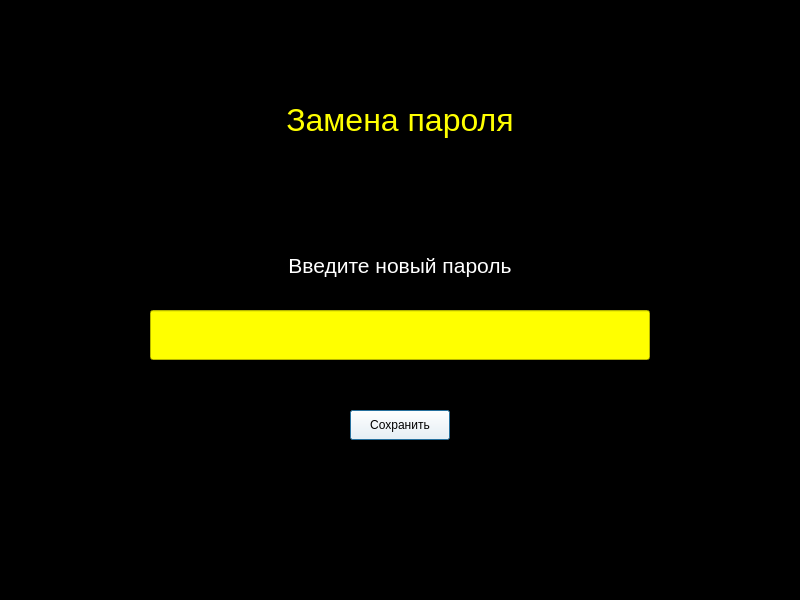
<?xml version="1.0" encoding="UTF-8"?>
<ui version="4.0">
 <class>Change_Pass</class>
 <widget class="QDialog" name="Change_Pass">
  <property name="geometry">
   <rect>
    <x>0</x>
    <y>0</y>
    <width>800</width>
    <height>600</height>
   </rect>
  </property>
  <property name="palette">
   <palette>
    <active>
     <colorrole role="WindowText">
      <brush brushstyle="SolidPattern">
       <color alpha="255">
        <red>255</red>
        <green>255</green>
        <blue>255</blue>
       </color>
      </brush>
     </colorrole>
     <colorrole role="Button">
      <brush brushstyle="SolidPattern">
       <color alpha="255">
        <red>0</red>
        <green>0</green>
        <blue>0</blue>
       </color>
      </brush>
     </colorrole>
     <colorrole role="Light">
      <brush brushstyle="SolidPattern">
       <color alpha="255">
        <red>0</red>
        <green>0</green>
        <blue>0</blue>
       </color>
      </brush>
     </colorrole>
     <colorrole role="Midlight">
      <brush brushstyle="SolidPattern">
       <color alpha="255">
        <red>0</red>
        <green>0</green>
        <blue>0</blue>
       </color>
      </brush>
     </colorrole>
     <colorrole role="Dark">
      <brush brushstyle="SolidPattern">
       <color alpha="255">
        <red>0</red>
        <green>0</green>
        <blue>0</blue>
       </color>
      </brush>
     </colorrole>
     <colorrole role="Mid">
      <brush brushstyle="SolidPattern">
       <color alpha="255">
        <red>0</red>
        <green>0</green>
        <blue>0</blue>
       </color>
      </brush>
     </colorrole>
     <colorrole role="Text">
      <brush brushstyle="SolidPattern">
       <color alpha="255">
        <red>255</red>
        <green>255</green>
        <blue>255</blue>
       </color>
      </brush>
     </colorrole>
     <colorrole role="BrightText">
      <brush brushstyle="SolidPattern">
       <color alpha="255">
        <red>255</red>
        <green>255</green>
        <blue>255</blue>
       </color>
      </brush>
     </colorrole>
     <colorrole role="ButtonText">
      <brush brushstyle="SolidPattern">
       <color alpha="255">
        <red>255</red>
        <green>255</green>
        <blue>255</blue>
       </color>
      </brush>
     </colorrole>
     <colorrole role="Base">
      <brush brushstyle="SolidPattern">
       <color alpha="255">
        <red>0</red>
        <green>0</green>
        <blue>0</blue>
       </color>
      </brush>
     </colorrole>
     <colorrole role="Window">
      <brush brushstyle="SolidPattern">
       <color alpha="255">
        <red>0</red>
        <green>0</green>
        <blue>0</blue>
       </color>
      </brush>
     </colorrole>
     <colorrole role="Shadow">
      <brush brushstyle="SolidPattern">
       <color alpha="255">
        <red>0</red>
        <green>0</green>
        <blue>0</blue>
       </color>
      </brush>
     </colorrole>
     <colorrole role="AlternateBase">
      <brush brushstyle="SolidPattern">
       <color alpha="255">
        <red>0</red>
        <green>0</green>
        <blue>0</blue>
       </color>
      </brush>
     </colorrole>
     <colorrole role="ToolTipBase">
      <brush brushstyle="SolidPattern">
       <color alpha="255">
        <red>255</red>
        <green>255</green>
        <blue>220</blue>
       </color>
      </brush>
     </colorrole>
     <colorrole role="ToolTipText">
      <brush brushstyle="SolidPattern">
       <color alpha="255">
        <red>0</red>
        <green>0</green>
        <blue>0</blue>
       </color>
      </brush>
     </colorrole>
    </active>
    <inactive>
     <colorrole role="WindowText">
      <brush brushstyle="SolidPattern">
       <color alpha="255">
        <red>255</red>
        <green>255</green>
        <blue>255</blue>
       </color>
      </brush>
     </colorrole>
     <colorrole role="Button">
      <brush brushstyle="SolidPattern">
       <color alpha="255">
        <red>0</red>
        <green>0</green>
        <blue>0</blue>
       </color>
      </brush>
     </colorrole>
     <colorrole role="Light">
      <brush brushstyle="SolidPattern">
       <color alpha="255">
        <red>0</red>
        <green>0</green>
        <blue>0</blue>
       </color>
      </brush>
     </colorrole>
     <colorrole role="Midlight">
      <brush brushstyle="SolidPattern">
       <color alpha="255">
        <red>0</red>
        <green>0</green>
        <blue>0</blue>
       </color>
      </brush>
     </colorrole>
     <colorrole role="Dark">
      <brush brushstyle="SolidPattern">
       <color alpha="255">
        <red>0</red>
        <green>0</green>
        <blue>0</blue>
       </color>
      </brush>
     </colorrole>
     <colorrole role="Mid">
      <brush brushstyle="SolidPattern">
       <color alpha="255">
        <red>0</red>
        <green>0</green>
        <blue>0</blue>
       </color>
      </brush>
     </colorrole>
     <colorrole role="Text">
      <brush brushstyle="SolidPattern">
       <color alpha="255">
        <red>255</red>
        <green>255</green>
        <blue>255</blue>
       </color>
      </brush>
     </colorrole>
     <colorrole role="BrightText">
      <brush brushstyle="SolidPattern">
       <color alpha="255">
        <red>255</red>
        <green>255</green>
        <blue>255</blue>
       </color>
      </brush>
     </colorrole>
     <colorrole role="ButtonText">
      <brush brushstyle="SolidPattern">
       <color alpha="255">
        <red>255</red>
        <green>255</green>
        <blue>255</blue>
       </color>
      </brush>
     </colorrole>
     <colorrole role="Base">
      <brush brushstyle="SolidPattern">
       <color alpha="255">
        <red>0</red>
        <green>0</green>
        <blue>0</blue>
       </color>
      </brush>
     </colorrole>
     <colorrole role="Window">
      <brush brushstyle="SolidPattern">
       <color alpha="255">
        <red>0</red>
        <green>0</green>
        <blue>0</blue>
       </color>
      </brush>
     </colorrole>
     <colorrole role="Shadow">
      <brush brushstyle="SolidPattern">
       <color alpha="255">
        <red>0</red>
        <green>0</green>
        <blue>0</blue>
       </color>
      </brush>
     </colorrole>
     <colorrole role="AlternateBase">
      <brush brushstyle="SolidPattern">
       <color alpha="255">
        <red>0</red>
        <green>0</green>
        <blue>0</blue>
       </color>
      </brush>
     </colorrole>
     <colorrole role="ToolTipBase">
      <brush brushstyle="SolidPattern">
       <color alpha="255">
        <red>255</red>
        <green>255</green>
        <blue>220</blue>
       </color>
      </brush>
     </colorrole>
     <colorrole role="ToolTipText">
      <brush brushstyle="SolidPattern">
       <color alpha="255">
        <red>0</red>
        <green>0</green>
        <blue>0</blue>
       </color>
      </brush>
     </colorrole>
    </inactive>
    <disabled>
     <colorrole role="WindowText">
      <brush brushstyle="SolidPattern">
       <color alpha="255">
        <red>0</red>
        <green>0</green>
        <blue>0</blue>
       </color>
      </brush>
     </colorrole>
     <colorrole role="Button">
      <brush brushstyle="SolidPattern">
       <color alpha="255">
        <red>0</red>
        <green>0</green>
        <blue>0</blue>
       </color>
      </brush>
     </colorrole>
     <colorrole role="Light">
      <brush brushstyle="SolidPattern">
       <color alpha="255">
        <red>0</red>
        <green>0</green>
        <blue>0</blue>
       </color>
      </brush>
     </colorrole>
     <colorrole role="Midlight">
      <brush brushstyle="SolidPattern">
       <color alpha="255">
        <red>0</red>
        <green>0</green>
        <blue>0</blue>
       </color>
      </brush>
     </colorrole>
     <colorrole role="Dark">
      <brush brushstyle="SolidPattern">
       <color alpha="255">
        <red>0</red>
        <green>0</green>
        <blue>0</blue>
       </color>
      </brush>
     </colorrole>
     <colorrole role="Mid">
      <brush brushstyle="SolidPattern">
       <color alpha="255">
        <red>0</red>
        <green>0</green>
        <blue>0</blue>
       </color>
      </brush>
     </colorrole>
     <colorrole role="Text">
      <brush brushstyle="SolidPattern">
       <color alpha="255">
        <red>0</red>
        <green>0</green>
        <blue>0</blue>
       </color>
      </brush>
     </colorrole>
     <colorrole role="BrightText">
      <brush brushstyle="SolidPattern">
       <color alpha="255">
        <red>255</red>
        <green>255</green>
        <blue>255</blue>
       </color>
      </brush>
     </colorrole>
     <colorrole role="ButtonText">
      <brush brushstyle="SolidPattern">
       <color alpha="255">
        <red>0</red>
        <green>0</green>
        <blue>0</blue>
       </color>
      </brush>
     </colorrole>
     <colorrole role="Base">
      <brush brushstyle="SolidPattern">
       <color alpha="255">
        <red>0</red>
        <green>0</green>
        <blue>0</blue>
       </color>
      </brush>
     </colorrole>
     <colorrole role="Window">
      <brush brushstyle="SolidPattern">
       <color alpha="255">
        <red>0</red>
        <green>0</green>
        <blue>0</blue>
       </color>
      </brush>
     </colorrole>
     <colorrole role="Shadow">
      <brush brushstyle="SolidPattern">
       <color alpha="255">
        <red>0</red>
        <green>0</green>
        <blue>0</blue>
       </color>
      </brush>
     </colorrole>
     <colorrole role="AlternateBase">
      <brush brushstyle="SolidPattern">
       <color alpha="255">
        <red>0</red>
        <green>0</green>
        <blue>0</blue>
       </color>
      </brush>
     </colorrole>
     <colorrole role="ToolTipBase">
      <brush brushstyle="SolidPattern">
       <color alpha="255">
        <red>255</red>
        <green>255</green>
        <blue>220</blue>
       </color>
      </brush>
     </colorrole>
     <colorrole role="ToolTipText">
      <brush brushstyle="SolidPattern">
       <color alpha="255">
        <red>0</red>
        <green>0</green>
        <blue>0</blue>
       </color>
      </brush>
     </colorrole>
    </disabled>
   </palette>
  </property>
  <property name="font">
   <font>
    <family>Arial</family>
   </font>
  </property>
  <property name="windowTitle">
   <string>Замена пароля</string>
  </property>
  <widget class="QLabel" name="label">
   <property name="geometry">
    <rect>
     <x>100</x>
     <y>70</y>
     <width>600</width>
     <height>100</height>
    </rect>
   </property>
   <property name="palette">
    <palette>
     <active>
      <colorrole role="WindowText">
       <brush brushstyle="SolidPattern">
        <color alpha="255">
         <red>255</red>
         <green>255</green>
         <blue>0</blue>
        </color>
       </brush>
      </colorrole>
      <colorrole role="Button">
       <brush brushstyle="SolidPattern">
        <color alpha="255">
         <red>255</red>
         <green>255</green>
         <blue>0</blue>
        </color>
       </brush>
      </colorrole>
      <colorrole role="Light">
       <brush brushstyle="SolidPattern">
        <color alpha="255">
         <red>255</red>
         <green>255</green>
         <blue>127</blue>
        </color>
       </brush>
      </colorrole>
      <colorrole role="Midlight">
       <brush brushstyle="SolidPattern">
        <color alpha="255">
         <red>255</red>
         <green>255</green>
         <blue>63</blue>
        </color>
       </brush>
      </colorrole>
      <colorrole role="Dark">
       <brush brushstyle="SolidPattern">
        <color alpha="255">
         <red>127</red>
         <green>127</green>
         <blue>0</blue>
        </color>
       </brush>
      </colorrole>
      <colorrole role="Mid">
       <brush brushstyle="SolidPattern">
        <color alpha="255">
         <red>170</red>
         <green>170</green>
         <blue>0</blue>
        </color>
       </brush>
      </colorrole>
      <colorrole role="Text">
       <brush brushstyle="SolidPattern">
        <color alpha="255">
         <red>0</red>
         <green>0</green>
         <blue>0</blue>
        </color>
       </brush>
      </colorrole>
      <colorrole role="BrightText">
       <brush brushstyle="SolidPattern">
        <color alpha="255">
         <red>255</red>
         <green>255</green>
         <blue>255</blue>
        </color>
       </brush>
      </colorrole>
      <colorrole role="ButtonText">
       <brush brushstyle="SolidPattern">
        <color alpha="255">
         <red>0</red>
         <green>0</green>
         <blue>0</blue>
        </color>
       </brush>
      </colorrole>
      <colorrole role="Base">
       <brush brushstyle="SolidPattern">
        <color alpha="255">
         <red>255</red>
         <green>255</green>
         <blue>255</blue>
        </color>
       </brush>
      </colorrole>
      <colorrole role="Window">
       <brush brushstyle="SolidPattern">
        <color alpha="255">
         <red>255</red>
         <green>255</green>
         <blue>0</blue>
        </color>
       </brush>
      </colorrole>
      <colorrole role="Shadow">
       <brush brushstyle="SolidPattern">
        <color alpha="255">
         <red>0</red>
         <green>0</green>
         <blue>0</blue>
        </color>
       </brush>
      </colorrole>
      <colorrole role="AlternateBase">
       <brush brushstyle="SolidPattern">
        <color alpha="255">
         <red>255</red>
         <green>255</green>
         <blue>127</blue>
        </color>
       </brush>
      </colorrole>
      <colorrole role="ToolTipBase">
       <brush brushstyle="SolidPattern">
        <color alpha="255">
         <red>255</red>
         <green>255</green>
         <blue>220</blue>
        </color>
       </brush>
      </colorrole>
      <colorrole role="ToolTipText">
       <brush brushstyle="SolidPattern">
        <color alpha="255">
         <red>0</red>
         <green>0</green>
         <blue>0</blue>
        </color>
       </brush>
      </colorrole>
     </active>
     <inactive>
      <colorrole role="WindowText">
       <brush brushstyle="SolidPattern">
        <color alpha="255">
         <red>255</red>
         <green>255</green>
         <blue>0</blue>
        </color>
       </brush>
      </colorrole>
      <colorrole role="Button">
       <brush brushstyle="SolidPattern">
        <color alpha="255">
         <red>255</red>
         <green>255</green>
         <blue>0</blue>
        </color>
       </brush>
      </colorrole>
      <colorrole role="Light">
       <brush brushstyle="SolidPattern">
        <color alpha="255">
         <red>255</red>
         <green>255</green>
         <blue>127</blue>
        </color>
       </brush>
      </colorrole>
      <colorrole role="Midlight">
       <brush brushstyle="SolidPattern">
        <color alpha="255">
         <red>255</red>
         <green>255</green>
         <blue>63</blue>
        </color>
       </brush>
      </colorrole>
      <colorrole role="Dark">
       <brush brushstyle="SolidPattern">
        <color alpha="255">
         <red>127</red>
         <green>127</green>
         <blue>0</blue>
        </color>
       </brush>
      </colorrole>
      <colorrole role="Mid">
       <brush brushstyle="SolidPattern">
        <color alpha="255">
         <red>170</red>
         <green>170</green>
         <blue>0</blue>
        </color>
       </brush>
      </colorrole>
      <colorrole role="Text">
       <brush brushstyle="SolidPattern">
        <color alpha="255">
         <red>0</red>
         <green>0</green>
         <blue>0</blue>
        </color>
       </brush>
      </colorrole>
      <colorrole role="BrightText">
       <brush brushstyle="SolidPattern">
        <color alpha="255">
         <red>255</red>
         <green>255</green>
         <blue>255</blue>
        </color>
       </brush>
      </colorrole>
      <colorrole role="ButtonText">
       <brush brushstyle="SolidPattern">
        <color alpha="255">
         <red>0</red>
         <green>0</green>
         <blue>0</blue>
        </color>
       </brush>
      </colorrole>
      <colorrole role="Base">
       <brush brushstyle="SolidPattern">
        <color alpha="255">
         <red>255</red>
         <green>255</green>
         <blue>255</blue>
        </color>
       </brush>
      </colorrole>
      <colorrole role="Window">
       <brush brushstyle="SolidPattern">
        <color alpha="255">
         <red>255</red>
         <green>255</green>
         <blue>0</blue>
        </color>
       </brush>
      </colorrole>
      <colorrole role="Shadow">
       <brush brushstyle="SolidPattern">
        <color alpha="255">
         <red>0</red>
         <green>0</green>
         <blue>0</blue>
        </color>
       </brush>
      </colorrole>
      <colorrole role="AlternateBase">
       <brush brushstyle="SolidPattern">
        <color alpha="255">
         <red>255</red>
         <green>255</green>
         <blue>127</blue>
        </color>
       </brush>
      </colorrole>
      <colorrole role="ToolTipBase">
       <brush brushstyle="SolidPattern">
        <color alpha="255">
         <red>255</red>
         <green>255</green>
         <blue>220</blue>
        </color>
       </brush>
      </colorrole>
      <colorrole role="ToolTipText">
       <brush brushstyle="SolidPattern">
        <color alpha="255">
         <red>0</red>
         <green>0</green>
         <blue>0</blue>
        </color>
       </brush>
      </colorrole>
     </inactive>
     <disabled>
      <colorrole role="WindowText">
       <brush brushstyle="SolidPattern">
        <color alpha="255">
         <red>127</red>
         <green>127</green>
         <blue>0</blue>
        </color>
       </brush>
      </colorrole>
      <colorrole role="Button">
       <brush brushstyle="SolidPattern">
        <color alpha="255">
         <red>255</red>
         <green>255</green>
         <blue>0</blue>
        </color>
       </brush>
      </colorrole>
      <colorrole role="Light">
       <brush brushstyle="SolidPattern">
        <color alpha="255">
         <red>255</red>
         <green>255</green>
         <blue>127</blue>
        </color>
       </brush>
      </colorrole>
      <colorrole role="Midlight">
       <brush brushstyle="SolidPattern">
        <color alpha="255">
         <red>255</red>
         <green>255</green>
         <blue>63</blue>
        </color>
       </brush>
      </colorrole>
      <colorrole role="Dark">
       <brush brushstyle="SolidPattern">
        <color alpha="255">
         <red>127</red>
         <green>127</green>
         <blue>0</blue>
        </color>
       </brush>
      </colorrole>
      <colorrole role="Mid">
       <brush brushstyle="SolidPattern">
        <color alpha="255">
         <red>170</red>
         <green>170</green>
         <blue>0</blue>
        </color>
       </brush>
      </colorrole>
      <colorrole role="Text">
       <brush brushstyle="SolidPattern">
        <color alpha="255">
         <red>127</red>
         <green>127</green>
         <blue>0</blue>
        </color>
       </brush>
      </colorrole>
      <colorrole role="BrightText">
       <brush brushstyle="SolidPattern">
        <color alpha="255">
         <red>255</red>
         <green>255</green>
         <blue>255</blue>
        </color>
       </brush>
      </colorrole>
      <colorrole role="ButtonText">
       <brush brushstyle="SolidPattern">
        <color alpha="255">
         <red>127</red>
         <green>127</green>
         <blue>0</blue>
        </color>
       </brush>
      </colorrole>
      <colorrole role="Base">
       <brush brushstyle="SolidPattern">
        <color alpha="255">
         <red>255</red>
         <green>255</green>
         <blue>0</blue>
        </color>
       </brush>
      </colorrole>
      <colorrole role="Window">
       <brush brushstyle="SolidPattern">
        <color alpha="255">
         <red>255</red>
         <green>255</green>
         <blue>0</blue>
        </color>
       </brush>
      </colorrole>
      <colorrole role="Shadow">
       <brush brushstyle="SolidPattern">
        <color alpha="255">
         <red>0</red>
         <green>0</green>
         <blue>0</blue>
        </color>
       </brush>
      </colorrole>
      <colorrole role="AlternateBase">
       <brush brushstyle="SolidPattern">
        <color alpha="255">
         <red>255</red>
         <green>255</green>
         <blue>0</blue>
        </color>
       </brush>
      </colorrole>
      <colorrole role="ToolTipBase">
       <brush brushstyle="SolidPattern">
        <color alpha="255">
         <red>255</red>
         <green>255</green>
         <blue>220</blue>
        </color>
       </brush>
      </colorrole>
      <colorrole role="ToolTipText">
       <brush brushstyle="SolidPattern">
        <color alpha="255">
         <red>0</red>
         <green>0</green>
         <blue>0</blue>
        </color>
       </brush>
      </colorrole>
     </disabled>
    </palette>
   </property>
   <property name="font">
    <font>
     <family>Arial</family>
     <pointsize>24</pointsize>
    </font>
   </property>
   <property name="mouseTracking">
    <bool>false</bool>
   </property>
   <property name="layoutDirection">
    <enum>Qt::LeftToRight</enum>
   </property>
   <property name="text">
    <string>Замена пароля</string>
   </property>
   <property name="alignment">
    <set>Qt::AlignCenter</set>
   </property>
  </widget>
  <widget class="QLabel" name="label_2">
   <property name="geometry">
    <rect>
     <x>250</x>
     <y>230</y>
     <width>300</width>
     <height>70</height>
    </rect>
   </property>
   <property name="font">
    <font>
     <family>Arial</family>
     <pointsize>16</pointsize>
    </font>
   </property>
   <property name="text">
    <string>Введите новый пароль</string>
   </property>
   <property name="alignment">
    <set>Qt::AlignCenter</set>
   </property>
  </widget>
  <widget class="QLineEdit" name="lineEdit">
   <property name="geometry">
    <rect>
     <x>150</x>
     <y>310</y>
     <width>500</width>
     <height>50</height>
    </rect>
   </property>
   <property name="palette">
    <palette>
     <active>
      <colorrole role="WindowText">
       <brush brushstyle="SolidPattern">
        <color alpha="255">
         <red>0</red>
         <green>0</green>
         <blue>0</blue>
        </color>
       </brush>
      </colorrole>
      <colorrole role="Button">
       <brush brushstyle="SolidPattern">
        <color alpha="255">
         <red>255</red>
         <green>255</green>
         <blue>0</blue>
        </color>
       </brush>
      </colorrole>
      <colorrole role="Light">
       <brush brushstyle="SolidPattern">
        <color alpha="255">
         <red>255</red>
         <green>255</green>
         <blue>127</blue>
        </color>
       </brush>
      </colorrole>
      <colorrole role="Midlight">
       <brush brushstyle="SolidPattern">
        <color alpha="255">
         <red>255</red>
         <green>255</green>
         <blue>63</blue>
        </color>
       </brush>
      </colorrole>
      <colorrole role="Dark">
       <brush brushstyle="SolidPattern">
        <color alpha="255">
         <red>127</red>
         <green>127</green>
         <blue>0</blue>
        </color>
       </brush>
      </colorrole>
      <colorrole role="Mid">
       <brush brushstyle="SolidPattern">
        <color alpha="255">
         <red>170</red>
         <green>170</green>
         <blue>0</blue>
        </color>
       </brush>
      </colorrole>
      <colorrole role="Text">
       <brush brushstyle="SolidPattern">
        <color alpha="255">
         <red>0</red>
         <green>0</green>
         <blue>0</blue>
        </color>
       </brush>
      </colorrole>
      <colorrole role="BrightText">
       <brush brushstyle="SolidPattern">
        <color alpha="255">
         <red>255</red>
         <green>255</green>
         <blue>0</blue>
        </color>
       </brush>
      </colorrole>
      <colorrole role="ButtonText">
       <brush brushstyle="SolidPattern">
        <color alpha="255">
         <red>0</red>
         <green>0</green>
         <blue>0</blue>
        </color>
       </brush>
      </colorrole>
      <colorrole role="Base">
       <brush brushstyle="SolidPattern">
        <color alpha="255">
         <red>255</red>
         <green>255</green>
         <blue>0</blue>
        </color>
       </brush>
      </colorrole>
      <colorrole role="Window">
       <brush brushstyle="SolidPattern">
        <color alpha="255">
         <red>255</red>
         <green>255</green>
         <blue>0</blue>
        </color>
       </brush>
      </colorrole>
      <colorrole role="Shadow">
       <brush brushstyle="SolidPattern">
        <color alpha="255">
         <red>0</red>
         <green>0</green>
         <blue>0</blue>
        </color>
       </brush>
      </colorrole>
      <colorrole role="AlternateBase">
       <brush brushstyle="SolidPattern">
        <color alpha="255">
         <red>255</red>
         <green>255</green>
         <blue>127</blue>
        </color>
       </brush>
      </colorrole>
      <colorrole role="ToolTipBase">
       <brush brushstyle="SolidPattern">
        <color alpha="255">
         <red>255</red>
         <green>255</green>
         <blue>220</blue>
        </color>
       </brush>
      </colorrole>
      <colorrole role="ToolTipText">
       <brush brushstyle="SolidPattern">
        <color alpha="255">
         <red>0</red>
         <green>0</green>
         <blue>0</blue>
        </color>
       </brush>
      </colorrole>
     </active>
     <inactive>
      <colorrole role="WindowText">
       <brush brushstyle="SolidPattern">
        <color alpha="255">
         <red>0</red>
         <green>0</green>
         <blue>0</blue>
        </color>
       </brush>
      </colorrole>
      <colorrole role="Button">
       <brush brushstyle="SolidPattern">
        <color alpha="255">
         <red>255</red>
         <green>255</green>
         <blue>0</blue>
        </color>
       </brush>
      </colorrole>
      <colorrole role="Light">
       <brush brushstyle="SolidPattern">
        <color alpha="255">
         <red>255</red>
         <green>255</green>
         <blue>127</blue>
        </color>
       </brush>
      </colorrole>
      <colorrole role="Midlight">
       <brush brushstyle="SolidPattern">
        <color alpha="255">
         <red>255</red>
         <green>255</green>
         <blue>63</blue>
        </color>
       </brush>
      </colorrole>
      <colorrole role="Dark">
       <brush brushstyle="SolidPattern">
        <color alpha="255">
         <red>127</red>
         <green>127</green>
         <blue>0</blue>
        </color>
       </brush>
      </colorrole>
      <colorrole role="Mid">
       <brush brushstyle="SolidPattern">
        <color alpha="255">
         <red>170</red>
         <green>170</green>
         <blue>0</blue>
        </color>
       </brush>
      </colorrole>
      <colorrole role="Text">
       <brush brushstyle="SolidPattern">
        <color alpha="255">
         <red>0</red>
         <green>0</green>
         <blue>0</blue>
        </color>
       </brush>
      </colorrole>
      <colorrole role="BrightText">
       <brush brushstyle="SolidPattern">
        <color alpha="255">
         <red>255</red>
         <green>255</green>
         <blue>0</blue>
        </color>
       </brush>
      </colorrole>
      <colorrole role="ButtonText">
       <brush brushstyle="SolidPattern">
        <color alpha="255">
         <red>0</red>
         <green>0</green>
         <blue>0</blue>
        </color>
       </brush>
      </colorrole>
      <colorrole role="Base">
       <brush brushstyle="SolidPattern">
        <color alpha="255">
         <red>255</red>
         <green>255</green>
         <blue>0</blue>
        </color>
       </brush>
      </colorrole>
      <colorrole role="Window">
       <brush brushstyle="SolidPattern">
        <color alpha="255">
         <red>255</red>
         <green>255</green>
         <blue>0</blue>
        </color>
       </brush>
      </colorrole>
      <colorrole role="Shadow">
       <brush brushstyle="SolidPattern">
        <color alpha="255">
         <red>0</red>
         <green>0</green>
         <blue>0</blue>
        </color>
       </brush>
      </colorrole>
      <colorrole role="AlternateBase">
       <brush brushstyle="SolidPattern">
        <color alpha="255">
         <red>255</red>
         <green>255</green>
         <blue>127</blue>
        </color>
       </brush>
      </colorrole>
      <colorrole role="ToolTipBase">
       <brush brushstyle="SolidPattern">
        <color alpha="255">
         <red>255</red>
         <green>255</green>
         <blue>220</blue>
        </color>
       </brush>
      </colorrole>
      <colorrole role="ToolTipText">
       <brush brushstyle="SolidPattern">
        <color alpha="255">
         <red>0</red>
         <green>0</green>
         <blue>0</blue>
        </color>
       </brush>
      </colorrole>
     </inactive>
     <disabled>
      <colorrole role="WindowText">
       <brush brushstyle="SolidPattern">
        <color alpha="255">
         <red>127</red>
         <green>127</green>
         <blue>0</blue>
        </color>
       </brush>
      </colorrole>
      <colorrole role="Button">
       <brush brushstyle="SolidPattern">
        <color alpha="255">
         <red>255</red>
         <green>255</green>
         <blue>0</blue>
        </color>
       </brush>
      </colorrole>
      <colorrole role="Light">
       <brush brushstyle="SolidPattern">
        <color alpha="255">
         <red>255</red>
         <green>255</green>
         <blue>127</blue>
        </color>
       </brush>
      </colorrole>
      <colorrole role="Midlight">
       <brush brushstyle="SolidPattern">
        <color alpha="255">
         <red>255</red>
         <green>255</green>
         <blue>63</blue>
        </color>
       </brush>
      </colorrole>
      <colorrole role="Dark">
       <brush brushstyle="SolidPattern">
        <color alpha="255">
         <red>127</red>
         <green>127</green>
         <blue>0</blue>
        </color>
       </brush>
      </colorrole>
      <colorrole role="Mid">
       <brush brushstyle="SolidPattern">
        <color alpha="255">
         <red>170</red>
         <green>170</green>
         <blue>0</blue>
        </color>
       </brush>
      </colorrole>
      <colorrole role="Text">
       <brush brushstyle="SolidPattern">
        <color alpha="255">
         <red>127</red>
         <green>127</green>
         <blue>0</blue>
        </color>
       </brush>
      </colorrole>
      <colorrole role="BrightText">
       <brush brushstyle="SolidPattern">
        <color alpha="255">
         <red>255</red>
         <green>255</green>
         <blue>0</blue>
        </color>
       </brush>
      </colorrole>
      <colorrole role="ButtonText">
       <brush brushstyle="SolidPattern">
        <color alpha="255">
         <red>127</red>
         <green>127</green>
         <blue>0</blue>
        </color>
       </brush>
      </colorrole>
      <colorrole role="Base">
       <brush brushstyle="SolidPattern">
        <color alpha="255">
         <red>255</red>
         <green>255</green>
         <blue>0</blue>
        </color>
       </brush>
      </colorrole>
      <colorrole role="Window">
       <brush brushstyle="SolidPattern">
        <color alpha="255">
         <red>255</red>
         <green>255</green>
         <blue>0</blue>
        </color>
       </brush>
      </colorrole>
      <colorrole role="Shadow">
       <brush brushstyle="SolidPattern">
        <color alpha="255">
         <red>0</red>
         <green>0</green>
         <blue>0</blue>
        </color>
       </brush>
      </colorrole>
      <colorrole role="AlternateBase">
       <brush brushstyle="SolidPattern">
        <color alpha="255">
         <red>255</red>
         <green>255</green>
         <blue>0</blue>
        </color>
       </brush>
      </colorrole>
      <colorrole role="ToolTipBase">
       <brush brushstyle="SolidPattern">
        <color alpha="255">
         <red>255</red>
         <green>255</green>
         <blue>220</blue>
        </color>
       </brush>
      </colorrole>
      <colorrole role="ToolTipText">
       <brush brushstyle="SolidPattern">
        <color alpha="255">
         <red>0</red>
         <green>0</green>
         <blue>0</blue>
        </color>
       </brush>
      </colorrole>
     </disabled>
    </palette>
   </property>
   <property name="font">
    <font>
     <family>Arial</family>
     <pointsize>14</pointsize>
    </font>
   </property>
   <property name="text">
    <string/>
   </property>
  </widget>
  <widget class="QPushButton" name="pushButton">
   <property name="geometry">
    <rect>
     <x>350</x>
     <y>410</y>
     <width>100</width>
     <height>30</height>
    </rect>
   </property>
   <property name="palette">
    <palette>
     <active>
      <colorrole role="WindowText">
       <brush brushstyle="SolidPattern">
        <color alpha="255">
         <red>0</red>
         <green>0</green>
         <blue>0</blue>
        </color>
       </brush>
      </colorrole>
      <colorrole role="Button">
       <brush brushstyle="SolidPattern">
        <color alpha="255">
         <red>255</red>
         <green>255</green>
         <blue>255</blue>
        </color>
       </brush>
      </colorrole>
      <colorrole role="Light">
       <brush brushstyle="SolidPattern">
        <color alpha="255">
         <red>255</red>
         <green>255</green>
         <blue>255</blue>
        </color>
       </brush>
      </colorrole>
      <colorrole role="Midlight">
       <brush brushstyle="SolidPattern">
        <color alpha="255">
         <red>255</red>
         <green>255</green>
         <blue>255</blue>
        </color>
       </brush>
      </colorrole>
      <colorrole role="Dark">
       <brush brushstyle="SolidPattern">
        <color alpha="255">
         <red>127</red>
         <green>127</green>
         <blue>127</blue>
        </color>
       </brush>
      </colorrole>
      <colorrole role="Mid">
       <brush brushstyle="SolidPattern">
        <color alpha="255">
         <red>170</red>
         <green>170</green>
         <blue>170</blue>
        </color>
       </brush>
      </colorrole>
      <colorrole role="Text">
       <brush brushstyle="SolidPattern">
        <color alpha="255">
         <red>0</red>
         <green>0</green>
         <blue>0</blue>
        </color>
       </brush>
      </colorrole>
      <colorrole role="BrightText">
       <brush brushstyle="SolidPattern">
        <color alpha="255">
         <red>255</red>
         <green>255</green>
         <blue>255</blue>
        </color>
       </brush>
      </colorrole>
      <colorrole role="ButtonText">
       <brush brushstyle="SolidPattern">
        <color alpha="255">
         <red>0</red>
         <green>0</green>
         <blue>0</blue>
        </color>
       </brush>
      </colorrole>
      <colorrole role="Base">
       <brush brushstyle="SolidPattern">
        <color alpha="255">
         <red>255</red>
         <green>255</green>
         <blue>255</blue>
        </color>
       </brush>
      </colorrole>
      <colorrole role="Window">
       <brush brushstyle="SolidPattern">
        <color alpha="255">
         <red>255</red>
         <green>255</green>
         <blue>255</blue>
        </color>
       </brush>
      </colorrole>
      <colorrole role="Shadow">
       <brush brushstyle="SolidPattern">
        <color alpha="255">
         <red>0</red>
         <green>0</green>
         <blue>0</blue>
        </color>
       </brush>
      </colorrole>
      <colorrole role="AlternateBase">
       <brush brushstyle="SolidPattern">
        <color alpha="255">
         <red>255</red>
         <green>255</green>
         <blue>255</blue>
        </color>
       </brush>
      </colorrole>
      <colorrole role="ToolTipBase">
       <brush brushstyle="SolidPattern">
        <color alpha="255">
         <red>255</red>
         <green>255</green>
         <blue>220</blue>
        </color>
       </brush>
      </colorrole>
      <colorrole role="ToolTipText">
       <brush brushstyle="SolidPattern">
        <color alpha="255">
         <red>0</red>
         <green>0</green>
         <blue>0</blue>
        </color>
       </brush>
      </colorrole>
     </active>
     <inactive>
      <colorrole role="WindowText">
       <brush brushstyle="SolidPattern">
        <color alpha="255">
         <red>0</red>
         <green>0</green>
         <blue>0</blue>
        </color>
       </brush>
      </colorrole>
      <colorrole role="Button">
       <brush brushstyle="SolidPattern">
        <color alpha="255">
         <red>255</red>
         <green>255</green>
         <blue>255</blue>
        </color>
       </brush>
      </colorrole>
      <colorrole role="Light">
       <brush brushstyle="SolidPattern">
        <color alpha="255">
         <red>255</red>
         <green>255</green>
         <blue>255</blue>
        </color>
       </brush>
      </colorrole>
      <colorrole role="Midlight">
       <brush brushstyle="SolidPattern">
        <color alpha="255">
         <red>255</red>
         <green>255</green>
         <blue>255</blue>
        </color>
       </brush>
      </colorrole>
      <colorrole role="Dark">
       <brush brushstyle="SolidPattern">
        <color alpha="255">
         <red>127</red>
         <green>127</green>
         <blue>127</blue>
        </color>
       </brush>
      </colorrole>
      <colorrole role="Mid">
       <brush brushstyle="SolidPattern">
        <color alpha="255">
         <red>170</red>
         <green>170</green>
         <blue>170</blue>
        </color>
       </brush>
      </colorrole>
      <colorrole role="Text">
       <brush brushstyle="SolidPattern">
        <color alpha="255">
         <red>0</red>
         <green>0</green>
         <blue>0</blue>
        </color>
       </brush>
      </colorrole>
      <colorrole role="BrightText">
       <brush brushstyle="SolidPattern">
        <color alpha="255">
         <red>255</red>
         <green>255</green>
         <blue>255</blue>
        </color>
       </brush>
      </colorrole>
      <colorrole role="ButtonText">
       <brush brushstyle="SolidPattern">
        <color alpha="255">
         <red>0</red>
         <green>0</green>
         <blue>0</blue>
        </color>
       </brush>
      </colorrole>
      <colorrole role="Base">
       <brush brushstyle="SolidPattern">
        <color alpha="255">
         <red>255</red>
         <green>255</green>
         <blue>255</blue>
        </color>
       </brush>
      </colorrole>
      <colorrole role="Window">
       <brush brushstyle="SolidPattern">
        <color alpha="255">
         <red>255</red>
         <green>255</green>
         <blue>255</blue>
        </color>
       </brush>
      </colorrole>
      <colorrole role="Shadow">
       <brush brushstyle="SolidPattern">
        <color alpha="255">
         <red>0</red>
         <green>0</green>
         <blue>0</blue>
        </color>
       </brush>
      </colorrole>
      <colorrole role="AlternateBase">
       <brush brushstyle="SolidPattern">
        <color alpha="255">
         <red>255</red>
         <green>255</green>
         <blue>255</blue>
        </color>
       </brush>
      </colorrole>
      <colorrole role="ToolTipBase">
       <brush brushstyle="SolidPattern">
        <color alpha="255">
         <red>255</red>
         <green>255</green>
         <blue>220</blue>
        </color>
       </brush>
      </colorrole>
      <colorrole role="ToolTipText">
       <brush brushstyle="SolidPattern">
        <color alpha="255">
         <red>0</red>
         <green>0</green>
         <blue>0</blue>
        </color>
       </brush>
      </colorrole>
     </inactive>
     <disabled>
      <colorrole role="WindowText">
       <brush brushstyle="SolidPattern">
        <color alpha="255">
         <red>127</red>
         <green>127</green>
         <blue>127</blue>
        </color>
       </brush>
      </colorrole>
      <colorrole role="Button">
       <brush brushstyle="SolidPattern">
        <color alpha="255">
         <red>255</red>
         <green>255</green>
         <blue>255</blue>
        </color>
       </brush>
      </colorrole>
      <colorrole role="Light">
       <brush brushstyle="SolidPattern">
        <color alpha="255">
         <red>255</red>
         <green>255</green>
         <blue>255</blue>
        </color>
       </brush>
      </colorrole>
      <colorrole role="Midlight">
       <brush brushstyle="SolidPattern">
        <color alpha="255">
         <red>255</red>
         <green>255</green>
         <blue>255</blue>
        </color>
       </brush>
      </colorrole>
      <colorrole role="Dark">
       <brush brushstyle="SolidPattern">
        <color alpha="255">
         <red>127</red>
         <green>127</green>
         <blue>127</blue>
        </color>
       </brush>
      </colorrole>
      <colorrole role="Mid">
       <brush brushstyle="SolidPattern">
        <color alpha="255">
         <red>170</red>
         <green>170</green>
         <blue>170</blue>
        </color>
       </brush>
      </colorrole>
      <colorrole role="Text">
       <brush brushstyle="SolidPattern">
        <color alpha="255">
         <red>127</red>
         <green>127</green>
         <blue>127</blue>
        </color>
       </brush>
      </colorrole>
      <colorrole role="BrightText">
       <brush brushstyle="SolidPattern">
        <color alpha="255">
         <red>255</red>
         <green>255</green>
         <blue>255</blue>
        </color>
       </brush>
      </colorrole>
      <colorrole role="ButtonText">
       <brush brushstyle="SolidPattern">
        <color alpha="255">
         <red>127</red>
         <green>127</green>
         <blue>127</blue>
        </color>
       </brush>
      </colorrole>
      <colorrole role="Base">
       <brush brushstyle="SolidPattern">
        <color alpha="255">
         <red>255</red>
         <green>255</green>
         <blue>255</blue>
        </color>
       </brush>
      </colorrole>
      <colorrole role="Window">
       <brush brushstyle="SolidPattern">
        <color alpha="255">
         <red>255</red>
         <green>255</green>
         <blue>255</blue>
        </color>
       </brush>
      </colorrole>
      <colorrole role="Shadow">
       <brush brushstyle="SolidPattern">
        <color alpha="255">
         <red>0</red>
         <green>0</green>
         <blue>0</blue>
        </color>
       </brush>
      </colorrole>
      <colorrole role="AlternateBase">
       <brush brushstyle="SolidPattern">
        <color alpha="255">
         <red>255</red>
         <green>255</green>
         <blue>255</blue>
        </color>
       </brush>
      </colorrole>
      <colorrole role="ToolTipBase">
       <brush brushstyle="SolidPattern">
        <color alpha="255">
         <red>255</red>
         <green>255</green>
         <blue>220</blue>
        </color>
       </brush>
      </colorrole>
      <colorrole role="ToolTipText">
       <brush brushstyle="SolidPattern">
        <color alpha="255">
         <red>0</red>
         <green>0</green>
         <blue>0</blue>
        </color>
       </brush>
      </colorrole>
     </disabled>
    </palette>
   </property>
   <property name="font">
    <font>
     <family>Arial</family>
    </font>
   </property>
   <property name="text">
    <string>Сохранить</string>
   </property>
  </widget>
 </widget>
 <resources/>
 <connections/>
</ui>
